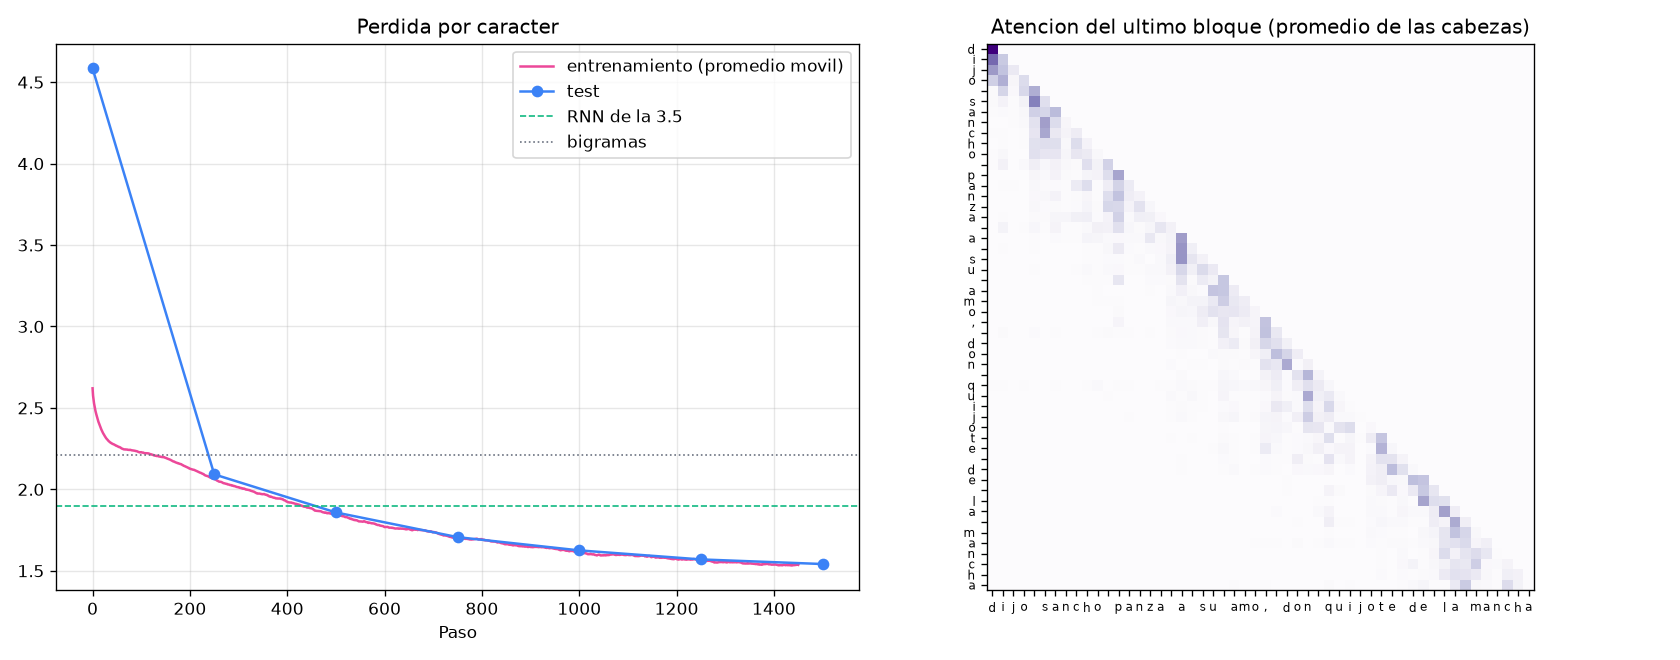

Source code (Python):
"""
LECCION 4.3 - MINI-GPT
======================

Objetivo: entrenar un transformer pequeno que escribe "a lo Quijote",
caracter por caracter, y compararlo con la RNN de la leccion 3.5.

Es la misma tarea de la 3.5 (predecir el siguiente caracter), con la
arquitectura de la 4.2 en lugar de la RNN:
  - la RNN leia de a un caracter y resumia todo en su memoria h
  - el transformer ve una VENTANA de 64 caracteres y cada posicion
    puede mirar directamente cualquier caracter anterior de la ventana
  - gracias a la mascara causal, una sola pasada entrena 64 predicciones
    a la vez (una por posicion)

GPT significa "Generative Pre-trained Transformer": transformer (4.2),
pre-entrenado prediciendo el siguiente token (esta leccion), generativo
porque escribe repitiendo esa prediccion. Es lo mismo que hacen los
modelos grandes, con tokens en vez de caracteres (4.4) y millones de
veces mas parametros y texto (4.6).

AVISO: el entrenamiento tarda unos minutos (todo es NumPy en la CPU).
"""

import time

import matplotlib.pyplot as plt
import numpy as np

import mini_transformer as mt
from corpus_es import cargar_quijote
from mini_autograd import Adam, cross_entropy, parametros_en_cero

rng = np.random.default_rng(42)


# ============================================================
# PARTE 1: LOS DATOS (los mismos de la 3.5)
# ============================================================

texto = cargar_quijote().lower()
texto = " ".join(texto.split())
caracteres = sorted(set(texto))
V = len(caracteres)
a_indice = {ch: i for i, ch in enumerate(caracteres)}
datos = np.array([a_indice[ch] for ch in texto])
corte = int(len(datos) * 0.95)
train, test = datos[:corte], datos[corte:]
print(f"Caracteres: {len(datos):,} | vocabulario: {V} simbolos")


# ============================================================
# PARTE 2: EL MODELO
# ============================================================
# Embeddings de 64 numeros, 4 cabezas, 2 bloques, ventana de 64.

D, H, N_BLOQUES, T = 64, 4, 2, 64
modelo = mt.init_modelo(V, D, H, N_BLOQUES, T)
params = mt.parametros(modelo)
print(f"Parametros: {mt.contar(modelo):,} (la RNN de la 3.5 tenia 32,189)")


# ============================================================
# PARTE 3: LOTES: CADA VENTANA TRAE 64 EJEMPLOS
# ============================================================
# Una ventana de 65 caracteres da la entrada (los primeros 64) y el
# objetivo (los mismos, corridos un lugar). La posicion t ve los
# caracteres 0..t y debe predecir el t+1.

def lote(fuente, n):
    inicios = rng.integers(0, len(fuente) - T - 1, n)
    x = np.stack([fuente[i:i + T] for i in inicios])
    y = np.stack([fuente[i + 1:i + T + 1] for i in inicios])
    return x, y


x, y = lote(train, 1)
print("Entrada :", repr("".join(caracteres[i] for i in x[0][:30])))
print("Objetivo:", repr("".join(caracteres[i] for i in y[0][:30])))

# Conjunto fijo de ventanas de test para medir siempre con lo mismo
x_test, y_test = lote(test, 200)


def perdida_test():
    perdidas = [cross_entropy(mt.forward(modelo, x_test[i:i + 50]), y_test[i:i + 50]).data.item()
                for i in range(0, len(x_test), 50)]
    return np.mean(perdidas)


# ============================================================
# PARTE 4: GENERAR TEXTO
# ============================================================
# Como en la 3.3 y la 3.5: predecir, sortear, agregar, repetir. La
# ventana solo admite T caracteres: si el texto es mas largo, se usan
# los ultimos T.

def generar(inicio, n, temperatura=0.8):
    tokens = [a_indice[ch] for ch in inicio]
    for _ in range(n):
        contexto = np.array([tokens[-T:]])
        logits = mt.forward(modelo, contexto).data[0, -1]       # solo importa la ultima posicion
        probs = np.exp((logits - logits.max()) / temperatura)
        probs /= probs.sum()
        tokens.append(rng.choice(V, p=probs))
    return "".join(caracteres[i] for i in tokens)


# ============================================================
# PARTE 5: ENTRENAR
# ============================================================

PASOS, LOTE = 1500, 32
optimizador = Adam(params, tasa=3e-3)
hist_train, hist_test = [], []
inicio = time.time()
for paso in range(PASOS + 1):
    if paso % 250 == 0:
        hist_test.append((paso, perdida_test()))
        print(f"\nPaso {paso:5d} | perdida test={hist_test[-1][1]:.3f} "
              f"(perplejidad {np.exp(hist_test[-1][1]):.2f}) | {time.time() - inicio:.0f} s")
        print("  ", generar("don quijote ", 80))
    if paso == PASOS:
        break
    optimizador.tasa = 3e-3 * min(1.0, 1.5 * (1 - paso / PASOS))   # bajar la tasa al final
    x, y = lote(train, LOTE)
    parametros_en_cero(params)
    L = cross_entropy(mt.forward(modelo, x), y)
    L.backward()
    optimizador.paso()
    hist_train.append(L.data.item())


# El modelo entrenado se guarda en data/ para usarlo en la leccion 4.5
mt.guardar(modelo, "data/mini_gpt.npz", caracteres=np.array(caracteres))
print("\nModelo guardado en data/mini_gpt.npz")


# ============================================================
# PARTE 6: COMPARAR CON LA 3.5
# ============================================================
# La 3.5 midio en 20 000 caracteres seguidos del test; aqui usamos 200
# ventanas de 64. Para comparar, calculamos tambien los bigramas sobre
# estas mismas ventanas.

cuentas = np.ones((V, V))
np.add.at(cuentas, (train[:-1], train[1:]), 1)
probs_bigrama = cuentas / cuentas.sum(axis=1, keepdims=True)
ce_bigrama = -np.mean(np.log(probs_bigrama[x_test, y_test]))
ce_gpt = perdida_test()
print("\nPARTE 6: perplejidad en test")
print(f"  bigramas de caracteres: {np.exp(ce_bigrama):.2f}")
print(f"  mini-GPT:               {np.exp(ce_gpt):.2f}")
print("  (RNN de la 3.5:          6.66, medida en otro tramo del test)")

for temperatura in [0.5, 1.0]:
    print(f"\nTemperatura {temperatura}:")
    print("  ", generar("sancho ", 200, temperatura))


# ============================================================
# PARTE 7: GRAFICOS
# ============================================================
frase = "dijo sancho panza a su amo, don quijote de la mancha"
alfas = []
mt.forward(modelo, np.array([[a_indice[ch] for ch in frase]]), guardar=alfas)

fig, (ax1, ax2) = plt.subplots(1, 2, figsize=(14, 5.5))
media = np.convolve(hist_train, np.ones(50) / 50, mode="valid")
ax1.plot(media, color="#EC4899", label="entrenamiento (promedio movil)")
ax1.plot([p for p, _ in hist_test], [l for _, l in hist_test], "o-", color="#3B82F6", label="test")
ax1.axhline(np.log(6.66), color="#10B981", linestyle="--", linewidth=1, label="RNN de la 3.5")
ax1.axhline(ce_bigrama, color="#6B7280", linestyle=":", linewidth=1, label="bigramas")
ax1.set_title("Perdida por caracter")
ax1.set_xlabel("Paso")
ax1.legend()
ax1.grid(alpha=0.3)

ax2.imshow(alfas[-1][0].mean(axis=0), cmap="Purples")
ax2.set_xticks(range(len(frase)))
ax2.set_xticklabels(list(frase), fontsize=7)
ax2.set_yticks(range(len(frase)))
ax2.set_yticklabels(list(frase), fontsize=7)
ax2.set_title("Atencion del ultimo bloque (promedio de las cabezas)")

plt.tight_layout()
plt.savefig("21_mini_gpt.png", dpi=120)
print("\nGrafico guardado en: 21_mini_gpt.png")
print("Abriendo ventana con el grafico... (cierrala para que el script termine)")
plt.show()


# ============================================================
# CONCEPTOS CLAVE
# ============================================================
print("""
CONCEPTOS CLAVE DE ESTA LECCION:
1. Un GPT es: embeddings + posiciones -> bloques transformer -> logits
   del siguiente token
2. Cada ventana de T caracteres entrena T predicciones a la vez, gracias
   a la mascara causal
3. Generar = predecir el siguiente, sortear, agregarlo y repetir, con una
   ventana de contexto de largo fijo
4. Con un numero parecido de pasos, el transformer supera a la RNN porque
   cada posicion accede directo a todo el contexto

EXPERIMENTOS SUGERIDOS:
- Cambia N_BLOQUES a 1 o a 4 (y mira el tiempo y la perplejidad)
- Cambia T a 16: cuanto empeora con menos contexto?
- Genera con un inicio que no esta en el libro ("la computadora ")
""")
